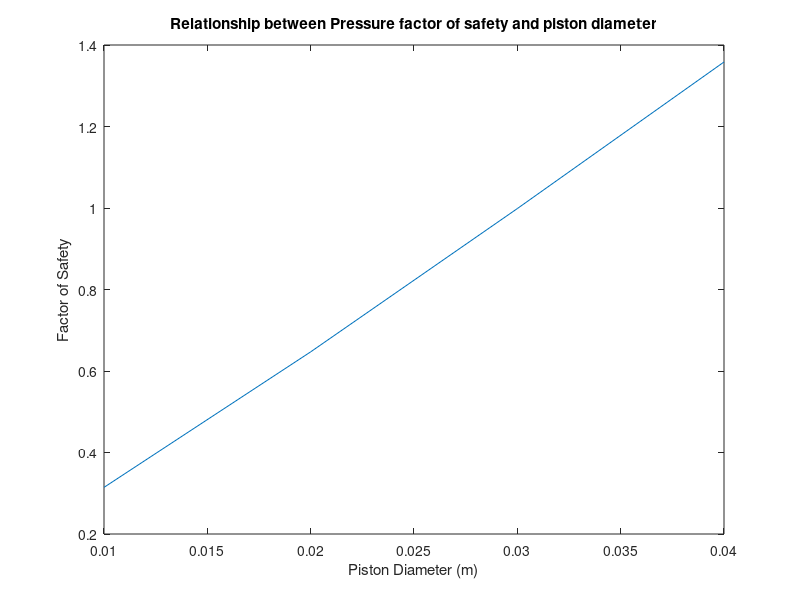

Write the MATLAB code that produced this figure.
clear all, close all, clc;

%% Force Balance
h=sqrt((3987.6/2)^2+(1122.4*2/3)^2);
theta=atand(1122.4*2/3/(3987.6/2));
arm=[3114.33 745 2117.53];
f_dir=arm/norm(arm); %unit vector for of piston force direction
f_pos=[-1172.58 1415 1750.95]; %position vector of piston pivot relative to midpoint of bed hinge
w_pos=[-h*cosd(theta+30) 0 h*sind(theta+30)]; %position vector of weight relative to midpoint of bed hinge
mass=23000; %in kg
W=[0 0 -mass*9.8/2];

T_W=cross(w_pos,W); %torque due to bed weight
T_F=cross(f_pos, f_dir); %torque vector due to piston force divided by force magnitude
F=-T_W(2)/T_F(2)

%% Buckling
S_y=303*10^6; %Pa
S_ut=365*10^6; %Pa

d_shaft=[0.01 0.02 0.03 0.04];


%% Pressure

for i=1:length(d_shaft)

a_shaft=pi.*d_shaft(i).^2./4;
pressure_i=F./a_shaft;
pressure_ext=0;
thickness=0.005;
r_in=d_shaft(i)./2;
r_out=r_in+thickness;
r=(r_out+r_in)./2;

% axial_stress=(pressure_i.*r_in.^2-pressure_ext.*r_out.^2)/(r_out.^2-r_in.^2)
% tangential_stress=(pressure_i.*r_in.^2-pressure_ext.*r_out.^2)./(r_out.^2-r_in.^2)+(r_in.^2.*r_out.^2.*(pressure_i-pressure_ext))./(r.*(r_out.^2-r_in.^2))
% radial_stress=(pressure_i.*r_in.^2-pressure_ext.*r_out.^2)./(r_out.^2-r_in.^2)-(r_in.^2.*r_out.^2.*(pressure_i-pressure_ext))./(r.*(r_out.^2-r_in.^2))
axial_stress=pressure_i.*r_in.^2./(r_out.^2-r_in.^2)
tangential_stress=r_in.^2.*pressure_i./(r_out.^2-r_in.^2).*(1+r_out.^2./r.^2)
radial_stress=r_in.^2.*pressure_i./(r_out.^2-r_in.^2).*(1-r_out.^2./r.^2)



state=[radial_stress 0 0; 0 tangential_stress 0; 0 0 axial_stress];
omega1=flipud(eig(state))
omega_1p=sqrt(omega1(1,1)^2+omega1(2,1)^2+omega1(3,1)^2-(omega1(1,1).*omega1(2,1)+omega1(2,1).*omega1(3,1)+omega1(1,1).*omega1(3,1)));

N_n=S_y./omega_1p; %Factor of safety calculations based on distortion energy theorem
N_s=S_ut.*0.577./(abs(omega1(1,1)-omega1(3,1))./2);
FoS(i)=min(N_n,N_s)
i=i+1;
end

figure
plot(d_shaft,FoS)
title('Relationship between Pressure factor of safety and piston diameter')
xlabel('Piston Diameter (m)')
ylabel('Factor of Safety')
